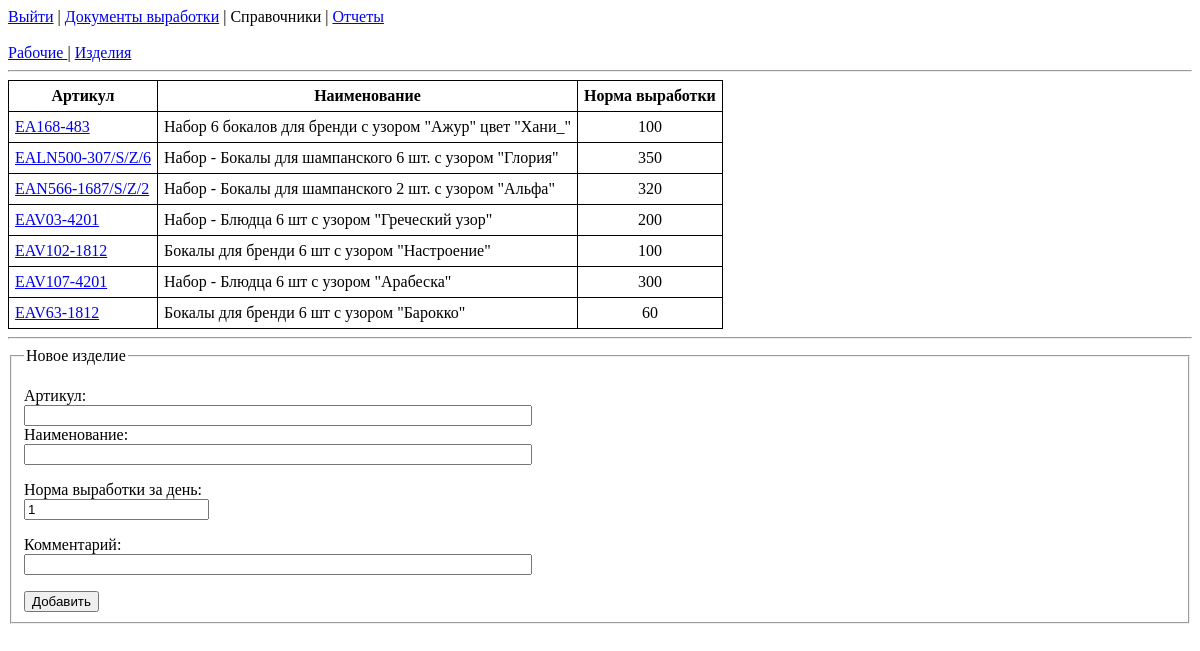
The app's page /perf/dicts/prods/ (signed in) with its own data.
### performance/models.py (models this page shows)
class Product(models.Model):
    code = models.CharField(max_length=50, unique=True, verbose_name='Артикул')
    name = models.CharField(max_length=150, verbose_name='Наименование')
    quota = models.PositiveSmallIntegerField(verbose_name='Норма выработки')
    description = models.TextField(blank=True, verbose_name='Описание')
    class Meta:
        verbose_name_plural = 'Изделия'
        verbose_name = 'Изделие'
        ordering = ['code']
    def __str__(self):
        return self.code

### performance/views.py (the view, shortened to what this page needs)
# urls.py: path('dicts/prods/', prods_view, name="products_list"),
def prods_view(request):
    if not request.user.is_authenticated:
        return redirect('login')
    err = None
    products = Product.objects.all()
    context = {
        'products': products,
        'err': err,
    }
    return render(request, 'products_list.html', context=context)

### performance/templates/products_list.html (shortened to what this page needs)
{% extends "dicts_base.html" %}
{% block content %}
    <table>
        <tr>
            <th> Артикул </th>
            <th> Наименование </th>
            <th> Норма выработки </th>
        </tr>
        {% for product in products %}
        <tr>
            <td><a href="{% url 'edit_product' product.id %}"> {{ product }} </a></td>
            <td> {{ product.name }} </td>
            <td align="center"> {{ product.quota }} </td>
        </tr>
        {% endfor %}
    </table>
    <hr>
    <form method="post">
        <fieldset>
            <legend> Новое изделие </legend>
            <p> <label for="code"> Артикул: </label>
                <input type="text" id="code" name="code" maxlength="50">
                <label for="name"> Наименование: </label>
                <input type="text" id="name" name="name" maxlength="150"></p>
            <p> <label for="quota"> Норма выработки за день: </label>
                <input type="number" id="quota" name="quota" value="1" min="1"></p>
            <p> <label for="descript"> Комментарий: </label>
                <input type="text" id="descript" name="descript" maxlength="250"></p>
            <button type="submit">Добавить</button>
        </fieldset>
    </form>
{% endblock %}

### performance/templates/dicts_base.html (style rules this page uses)
table, th, td { border: 1px solid black; border-collapse: collapse; }
th, td { padding: 6px; }
input[type="text"] { width:500px }
label { display: block; width: 200px; }

### records on screen
Product: code "EA168-483", name "Набор 6 бокалов для бренди с узором \"Ажур\" цвет \"Хани_\"", quota "100"
Product: code "EALN500-307/S/Z/6", name "Набор - Бокалы для шампанского 6 шт. с узором \"Глория\"", quota "350"
Product: code "EAN566-1687/S/Z/2", name "Набор - Бокалы для шампанского 2 шт. с узором \"Альфа\"", quota "320"
Product: code "EAV03-4201", name "Набор - Блюдца 6 шт с узором \"Греческий узор\"", quota "200"
Product: code "EAV102-1812", name "Бокалы для бренди 6 шт с узором \"Настроение\"", quota "100"
Product: code "EAV107-4201", name "Набор - Блюдца 6 шт с узором \"Арабеска\"", quota "300"
Product: code "EAV63-1812", name "Бокалы для бренди 6 шт с узором \"Барокко\"", quota "60"
